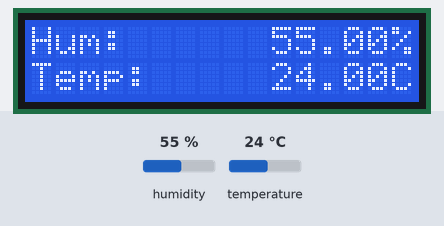
A sketch run on a simulated Arduino Uno, built with avr-gcc and run on an emulated ATmega328P. Shown: 16×2 character LCD. The test bench sets the inputs (shaded band); at power-on: humidity 55 %, temperature 24 °C. What the sketch prints to the serial monitor is not drawn.

Above: at 2.6 s.
2.7 s: humidity set to 22 %
At 15.2 s:
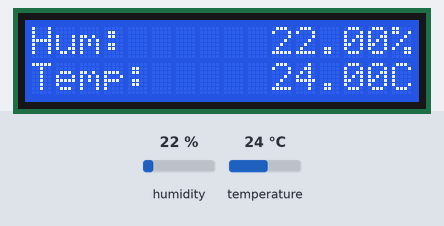
15.6 s: temperature set to 12 °C
At 26.5 s:
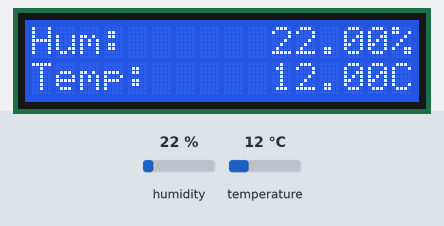
27.6 s: humidity set to 40 %
At 39.1 s:
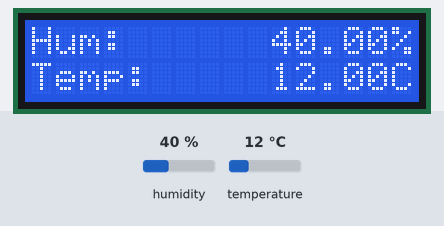
39.6 s: temperature set to 19 °C
At 50.5 s:
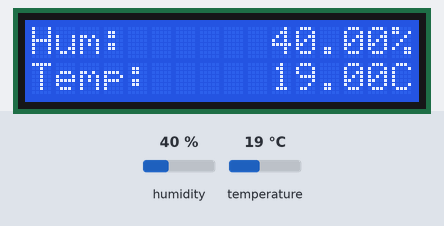
Timing chart, 0 to 52.0 s (numbered marks = the images above; inputs shaded):
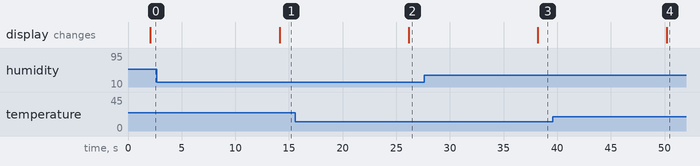

Measured:
- after the input at 2.7 s, the display: changes after 11.4 s (image 1)
- after the input at 15.6 s, the display: changes after 10.5 s (image 2)
- after the input at 27.6 s, the display: changes after 10.6 s (image 3)
- after the input at 39.6 s, the display: changes after 10.6 s (image 4)

The sketch:

TempHumidityLCD.ino
```cpp
  //Le capteur

#include "DHT.h"          // inclus la librairie DHT.h dans le code
#define DHTPIN 3          // broche ou le capteur est branché
#define DHTTYPE DHT11     // Model du capteur : DHT 11
DHT dht(DHTPIN, DHTTYPE); // Déclaration du capteur


  //L'écran

#include <LiquidCrystal.h>              // Inclus la bibliothèque LiquideCrystal
LiquidCrystal lcd(7, 8, 9, 10, 11, 12); //Déclaration des pins de l'écran

void setup() {
  Serial.begin(9600);
  lcd.begin(16, 2);       // Initialise le nb de caractères et de lignes
  dht.begin();
}

void loop() {

  delay(2000);                     // Délais entre chaque mesure
  float h = dht.readHumidity();    //Lecture Humidité
  float t = dht.readTemperature(); //Lecture Temperature


  //Affichage LCD

  //Ligne 1
lcd.setCursor(0, 0);  //Met le curseur en colonne 1 et ligne 1
lcd.print("Hum: ");   //Affiche sur le LCD la chaine de caractère "Hum: "
lcd.setCursor(10, 0); //Met le curseur en colone 10 (ligne 1)
lcd.print(h);         //Affiche la variable h
lcd.setCursor(15, 0); //Met le curseur en colone 15 (ligne 1)
lcd.print("%");       //Affiche le caractère "%"

  //Ligne 2
lcd.setCursor(0, 1);  //Met le curseur en colonne 1 et ligne 2
lcd.print("Temp: ");  //Affiche sur le LCD la chaine de caractère "Temp: "
lcd.setCursor(10, 1); //Met le curseur en colone 10 (ligne 2)
lcd.print(t);         //Affiche la variable t
lcd.setCursor(15, 1); //Met le curseur en colone 15 (ligne 2)
lcd.print("C");       //Affiche le caractère "C"


  //Affichage Serie

 Serial.print("Temp = ");   //Affiche la chaine de caractère "Temp = " sur le port série
 Serial.print(t);           //Affiche la variable t sur le port série
 Serial.print(" °C Hum = ");//Affiche la chaine de caractère " °C Hum = " sur le port série
 Serial.print(h);           //Affiche la variable h sur le port série
 Serial.println(" %");      //Affiche la chaine de caractère " %" sur le port série

delay(10000);               //Délais de 10 secondes
}
```
